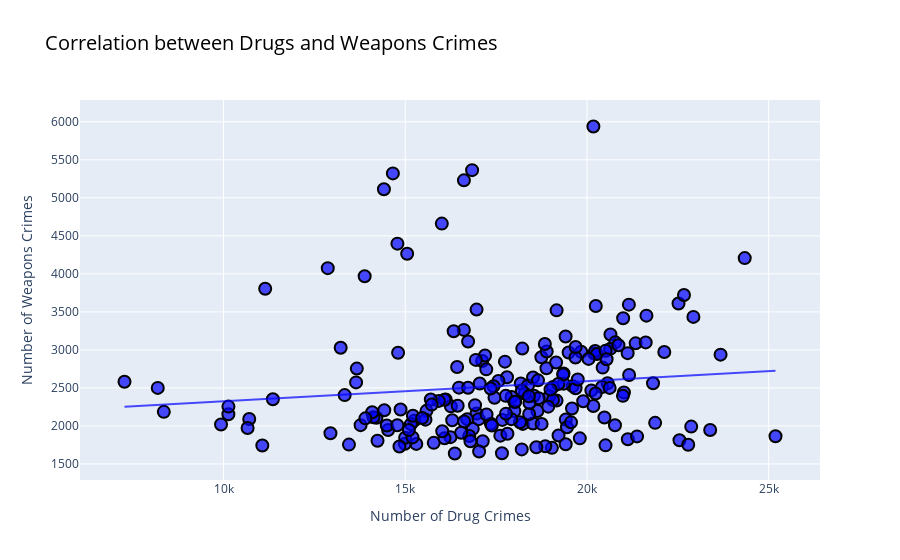

Notebook code for this chart:
### Markdown cell above
Correlation between Drugs and Weapon is less than 1 (0.232)

### Code cell
fig = px.scatter(df, x='Drugs', y='Weapons', title='Correlation between Drugs and Weapons Crimes',
                 labels={'Drugs': 'Number of Drug Crimes', 'Weapons': 'Number of Weapons Crimes'},
                 trendline='ols')

fig.update_traces(marker=dict(size=12, color='rgba(0, 0, 255, 0.7)', line=dict(color='black', width=2)))
fig.update_layout(title=dict(font=dict(size=20, color='black')))

fig.show()

### Figure 1 — Plotly figure (JSON) as saved in the notebook; plotly's stock layout.template omitted (floating-point values rounded to 4 significant figures; data arrays with more than 128 entries replaced by an {"elided": "..."} marker saying what was removed)
{"data": [{"hovertemplate": "Number of Drug Crimes=%{x}<br>Number of Weapons Crimes=%{y}<extra></extra>", "legendgroup": "", "marker": {"color": "rgba(0, 0, 255, 0.7)", "line": {"color": "black", "width": 2}, "size": 12, "symbol": "circle"}, "mode": "markers", "name": "", "orientation": "v", "showlegend": false, "type": "scatter", "x": {"elided": "205 int values"}, "xaxis": "x", "y": {"elided": "205 int values"}, "yaxis": "y"}, {"hovertemplate": "<b>OLS trendline</b><br>Weapons = 0.0264099 * Drugs + 2059.03<br>R<sup>2</sup>=0.012214<br><br>Number of Drug Crimes=%{x}<br>Number of Weapons Crimes=%{y} <b>(trend)</b><extra></extra>", "legendgroup": "", "marker": {"color": "rgba(0, 0, 255, 0.7)", "line": {"color": "black", "width": 2}, "size": 12, "symbol": "circle"}, "mode": "lines", "name": "", "showlegend": false, "type": "scatter", "x": {"elided": "205 int values"}, "xaxis": "x", "y": {"elided": "205 float values"}, "yaxis": "y"}], "layout": {"legend": {"tracegroupgap": 0}, "title": {"font": {"color": "black", "size": 20}, "text": "Correlation between Drugs and Weapons Crimes"}, "xaxis": {"anchor": "y", "domain": [0, 1], "title": {"text": "Number of Drug Crimes"}}, "yaxis": {"anchor": "x", "domain": [0, 1], "title": {"text": "Number of Weapons Crimes"}}}}
